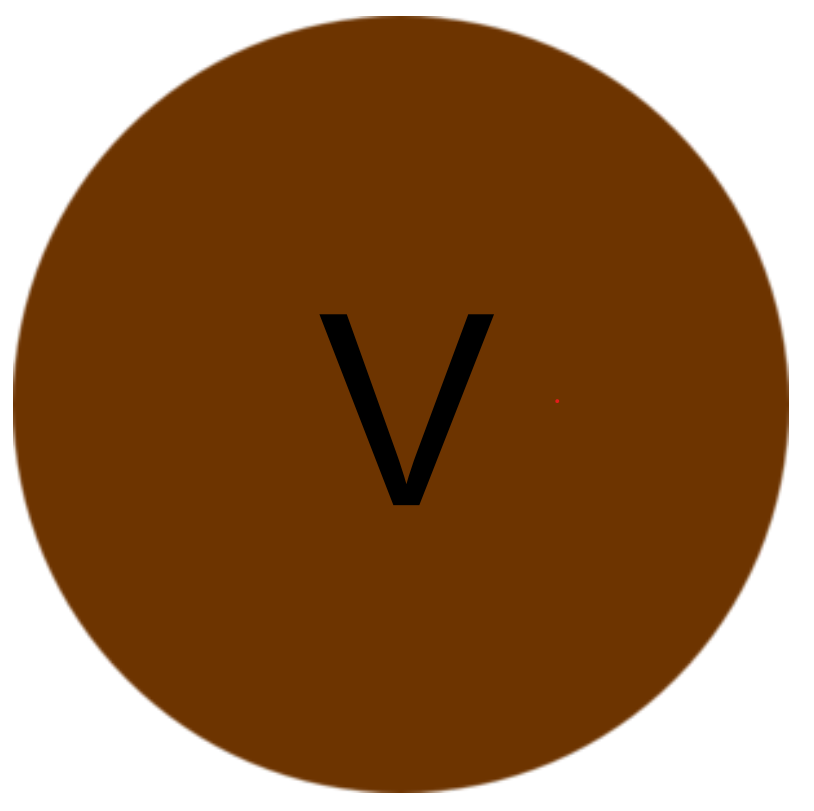
#> input picture onboard_ws/src/computer_vision/computer_vision/brown_circle.png, 814 x 811 px
$ python -i testing.py   (imports and definitions only)
#> lines starting #> are read from the running program, lines starting #| are printed output that depends on the picture; after the words box and inside, x2 and y2 are one past the last pixel; in counts of white or black regions, pixels touching at a corner belong together
import cv2
import numpy as np
from ultralytics import YOLO
import sys


def generate_mask(img,
                  hue_ranges,
                  saturation_range,
                  value_range,
                  additional_mask=None):
    """
        img is an HSV image
        hue_ranges is an iterable of tuples with lower and upper degrees for
            hue.(one smaller than the other)
        saturation_range is a tuple of lower and upper saturation percentages.
        value_range is a tuple of lower and upper value percentages.
    """

    def hue_to_cv(hue_deg):
        return hue_deg * 180 / 360

    def sat_val_to_cv(sat_val_perc):
        return sat_val_perc * 255 / 100

    mask = None
    lower_sat, upper_sat = saturation_range
    lower_sat, upper_sat = sat_val_to_cv(lower_sat), sat_val_to_cv(upper_sat)
    lower_val, upper_val = value_range
    lower_val, upper_val = sat_val_to_cv(lower_val), sat_val_to_cv(upper_val)
    for lower_hue, upper_hue in hue_ranges:
        lower_hue, upper_hue = hue_to_cv(lower_hue), hue_to_cv(upper_hue)
        lower = np.array([lower_hue, lower_sat, lower_val])
        upper = np.array([upper_hue, upper_sat, upper_val])
        new_mask = cv2.inRange(img, lower, upper)
        if mask is None:
            mask = new_mask
        else:
            mask = cv2.bitwise_or(mask, new_mask)
    if (additional_mask is not None):
        mask = cv2.bitwise_and(mask, additional_mask)
    return mask


def get_color_dict(hsv_img, additional_mask=None):
    colors = {
        'red': 0.,
        'green': 0.,
        'blue': 0.,
        'white': 0.,
        'black': 0.,
        'purple': 0.,
        'brown': 0.,
        'orange': 0.
    }

    red_mask = generate_mask(hsv_img, [(0, 12), (332, 360)], (30, 100),
                             (30, 100), additional_mask)

    green_mask = generate_mask(hsv_img, [(70, 150)], (30, 100), (30, 100),
                               additional_mask)

    blue_mask = generate_mask(hsv_img, [(150, 248)], (30, 100), (30, 100),
                              additional_mask)

    white_mask = generate_mask(hsv_img, [(0, 360)], (0, 30), (40, 100),
                               additional_mask)

    black_mask = generate_mask(hsv_img, [(0, 360)], (0, 100), (0, 30),
                               additional_mask)

    purple_mask = generate_mask(hsv_img, [(248, 332)], (30, 100), (30, 100),
                                additional_mask)

    brown_mask = generate_mask(hsv_img, [(0, 70), (332, 360)], (30, 100),
                               (30, 70), additional_mask)

    orange_mask = generate_mask(hsv_img, [(12, 70)], (30, 100), (70, 100),
                                additional_mask)

    colors['red'] = np.sum(red_mask)
    colors['green'] = np.sum(green_mask)
    colors['blue'] = np.sum(blue_mask)
    colors['white'] = np.sum(white_mask)
    colors['black'] = np.sum(black_mask)
    colors['purple'] = np.sum(purple_mask)
    colors['brown'] = np.sum(brown_mask)
    colors['orange'] = np.sum(orange_mask)

    return colors


def read_color_on_shape(shape_crop, letter_x1, letter_y1, letter_x2,
                        letter_y2):
    # process object
    hsv_img = cv2.cvtColor(shape_crop, cv2.COLOR_BGR2HSV)
    grey_img = cv2.cvtColor(shape_crop, cv2.COLOR_BGR2GRAY)
    contours, _ = cv2.findContours(grey_img.copy(), cv2.RETR_EXTERNAL,
                                   cv2.CHAIN_APPROX_SIMPLE)

    contour_mask = np.zeros(hsv_img.shape[:2], np.uint8)
    cv2.drawContours(contour_mask, contours, -1, (255), cv2.FILLED)
    cv2.imshow("Contour", contour_mask)
    cv2.waitKey(0)

    colors_shape = get_color_dict(hsv_img, contour_mask)
    keymax = sorted(zip(colors_shape.values(), colors_shape.keys()),
                    key=lambda x: x[0])
    shape_color = keymax[-1][1]

    letter_hsv = hsv_img[int(letter_y1):int(letter_y2),
                         int(letter_x1):int(letter_x2)]

    color_letter = get_color_dict(letter_hsv)
    keymax = sorted(zip(color_letter.values(), color_letter.keys()),
                    key=lambda x: x[0])
    first_letter_color, second_letter_color = keymax[-1][1], keymax[-2][1]
    letter_color = None
    if (shape_color == first_letter_color):
        letter_color = second_letter_color
    else:
        letter_color = first_letter_color
    return shape_color, letter_color


def main(path):
    img = cv2.imread(path, cv2.IMREAD_COLOR)
    letter_detection_model = YOLO('runs/detect/letters_yolo/weights/best.pt')
    letter_detections = letter_detection_model(img)[0].boxes.data.tolist()[0]
    x1_model, y1_model, x2_model, y2_model, score, id = letter_detections
    cv2.imshow("image", img)
    cv2.waitKey(0)
    print(read_color_on_shape(img, x1_model, y1_model, x2_model, y2_model))


# [3 lines not run here, left out]

>>> import cv2
>>> picture = cv2.imread('brown_circle.png')
#> picture is the input picture: shape (811, 814, 3); mean B, G, R 72.1, 108.7, 148.8
>>> result = get_color_dict(picture)
#> the loop in generate_mask, `for lower_hue, upper_hue in hue_ranges:` made 2 passes
#> pass 2, in generate_mask, `new_mask = cv2.inRange(img, lower, upper)`:
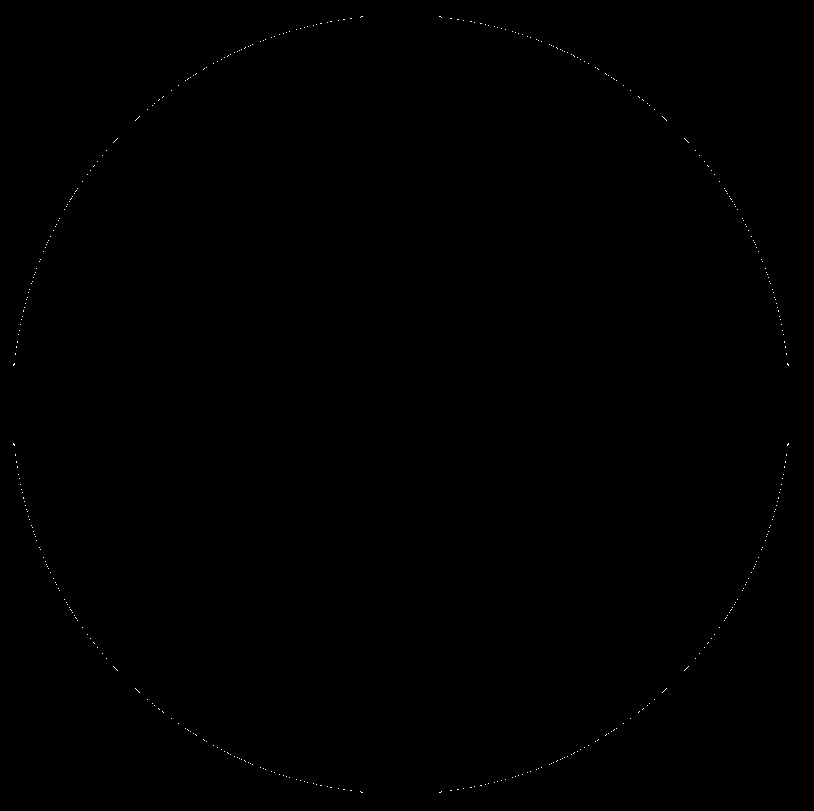
#> new_mask: shape (811, 814); 0.08% white in thin lines or dots
#> the loop in generate_mask (call 2), `for lower_hue, upper_hue in hue_ranges:` made 1 pass
#> pass 1, in generate_mask (call 2), `new_mask = cv2.inRange(img, lower, upper)`:
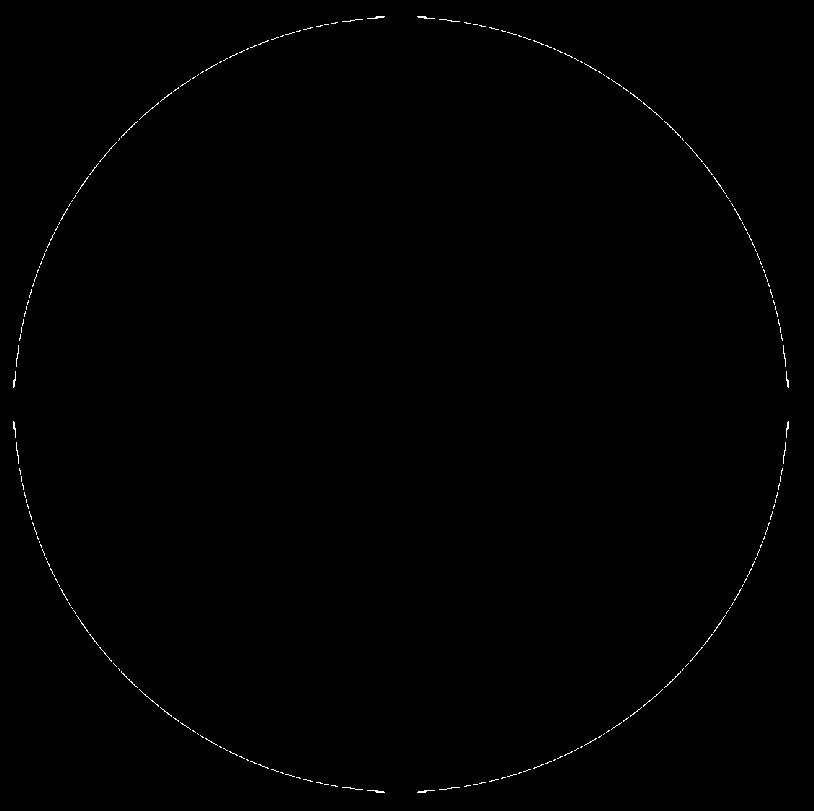
#> new_mask: shape (811, 814); 0.32% white in thin lines or dots
#> the loop in generate_mask (call 3), `for lower_hue, upper_hue in hue_ranges:` made 1 pass
#> pass 1, in generate_mask (call 3), `new_mask = cv2.inRange(img, lower, upper)`:
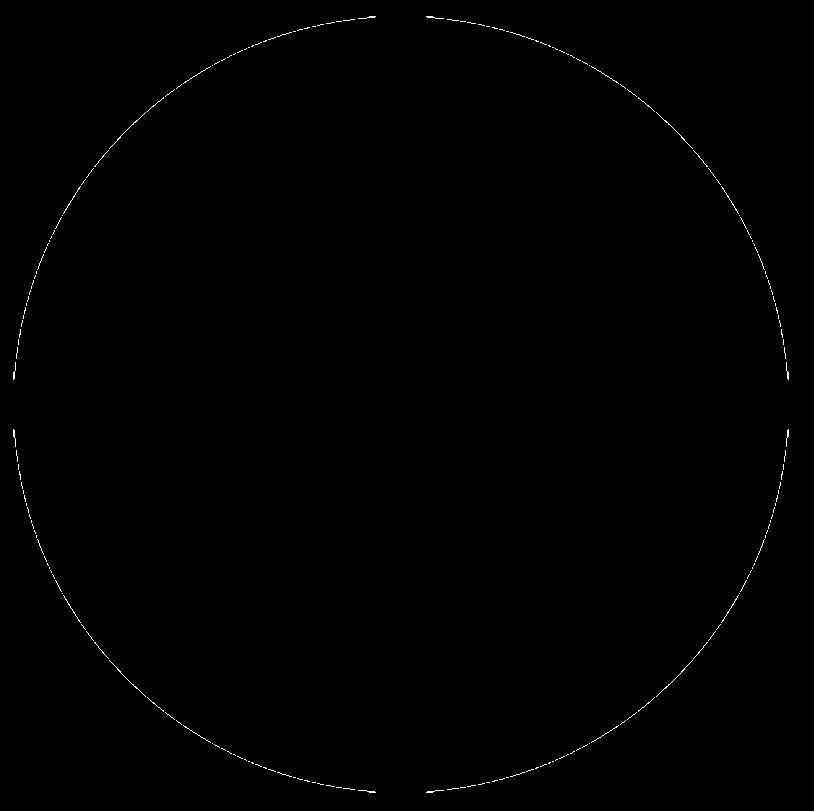
#> new_mask: shape (811, 814); 0.29% white in thin lines or dots
#> the loop in generate_mask (call 4), `for lower_hue, upper_hue in hue_ranges:` made 1 pass
#> pass 1, in generate_mask (call 4), `new_mask = cv2.inRange(img, lower, upper)`:
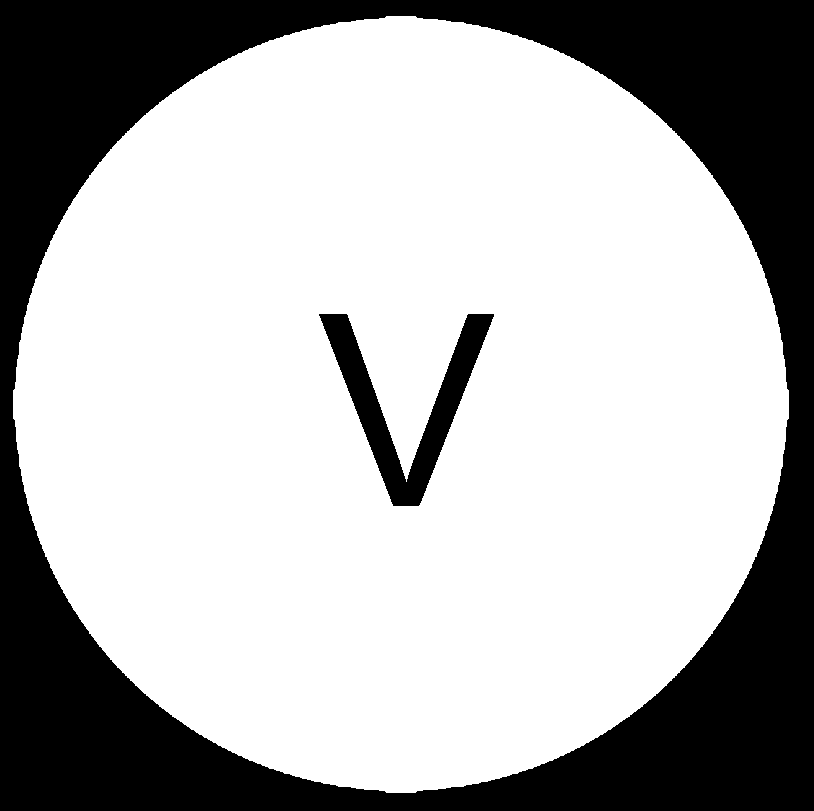
#> new_mask: shape (811, 814); 69.7% white; 2 black regions, box (x1, y1, x2, y2) and area: (0, 0, 814, 811) 190770, (319, 314, 494, 506) 9380
#> the loop in generate_mask (call 5), `for lower_hue, upper_hue in hue_ranges:` made 1 pass
#> pass 1, in generate_mask (call 5), `new_mask = cv2.inRange(img, lower, upper)`:
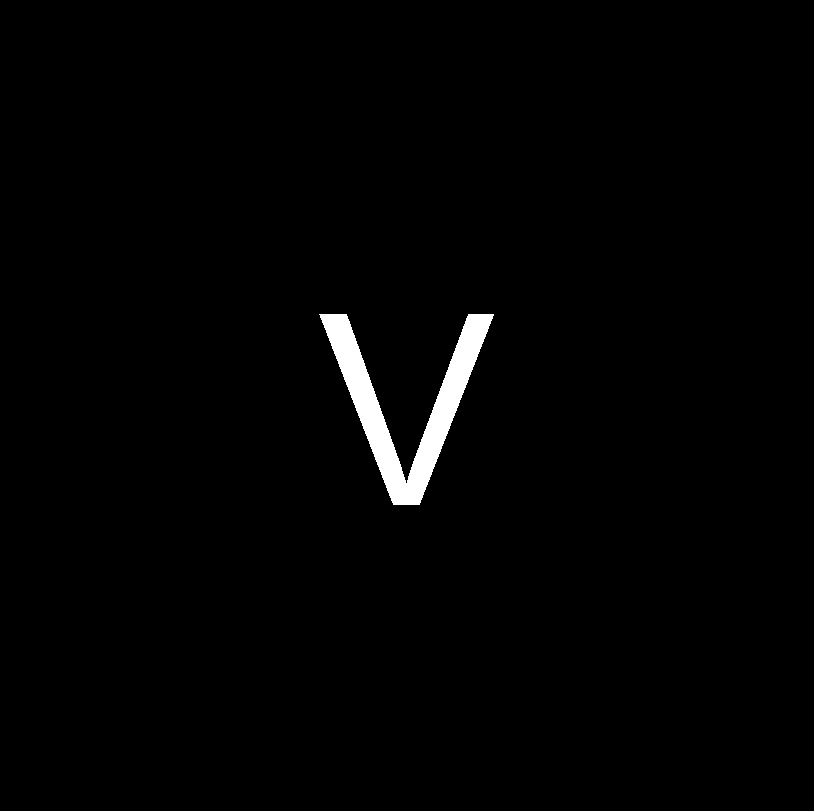
#> new_mask: shape (811, 814); 1.4% white; 1 white region, box (x1, y1, x2, y2) and area: (319, 314, 494, 505) 9165
#> the loop in generate_mask (call 6), `for lower_hue, upper_hue in hue_ranges:` made 1 pass
#> pass 1, in generate_mask (call 6), `new_mask = cv2.inRange(img, lower, upper)`:
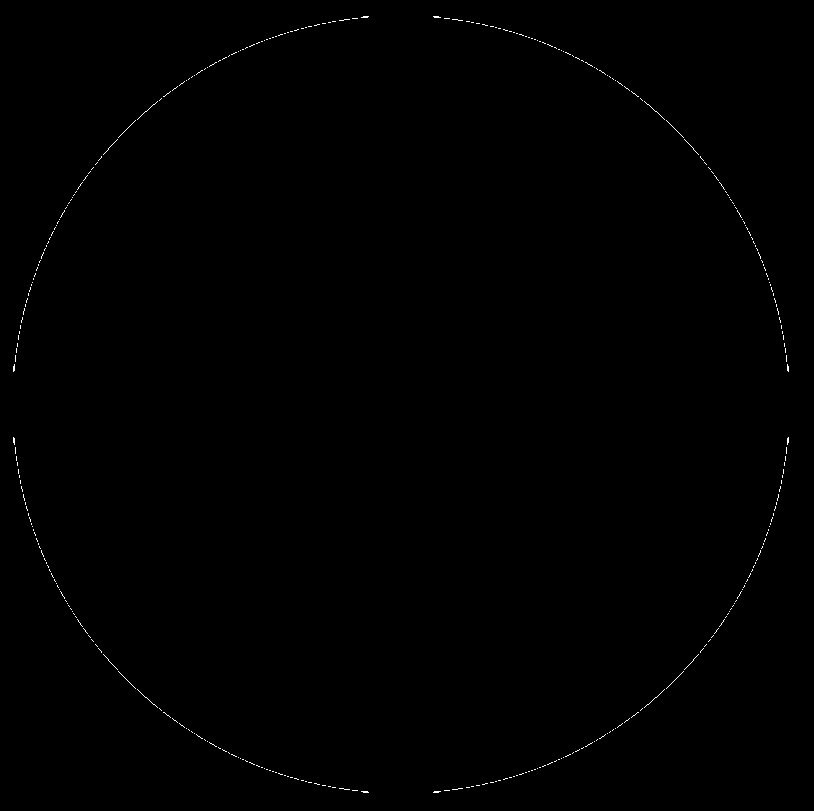
#> new_mask: shape (811, 814); 0.23% white in thin lines or dots
#> the loop in generate_mask (call 7), `for lower_hue, upper_hue in hue_ranges:` made 2 passes
#> pass 1, in generate_mask (call 7), `new_mask = cv2.inRange(img, lower, upper)`:
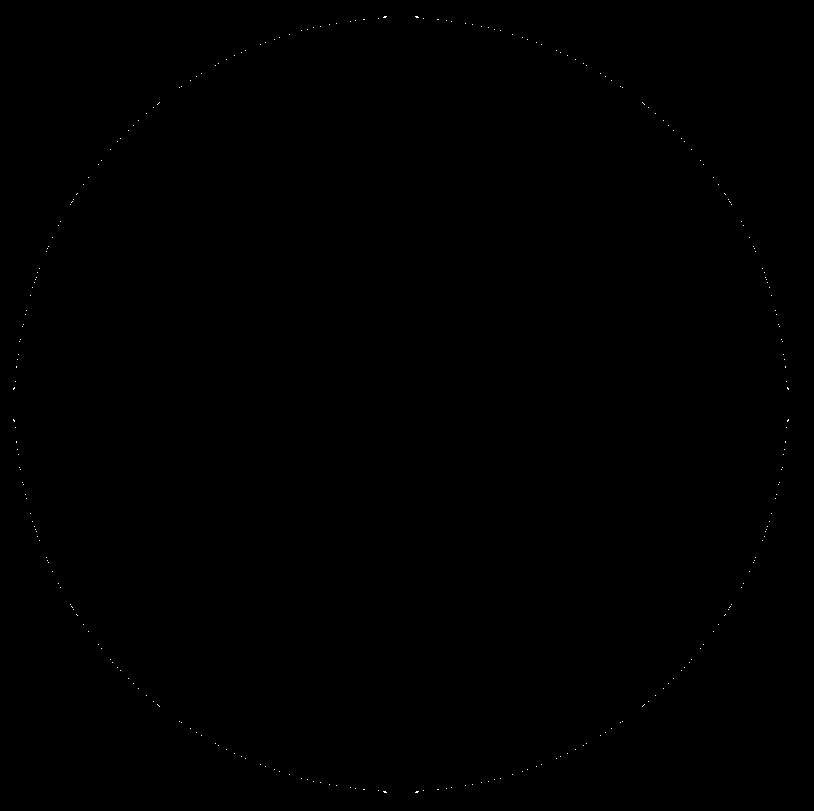
#> new_mask: shape (811, 814); 0.05% white in thin lines or dots
#> result = {'red': 136680, 'green': 534990, 'blue': 481440, 'white': 117301020, 'black': 2337075, 'purple': 393720, 'brown': 84150, 'orange': 0}
